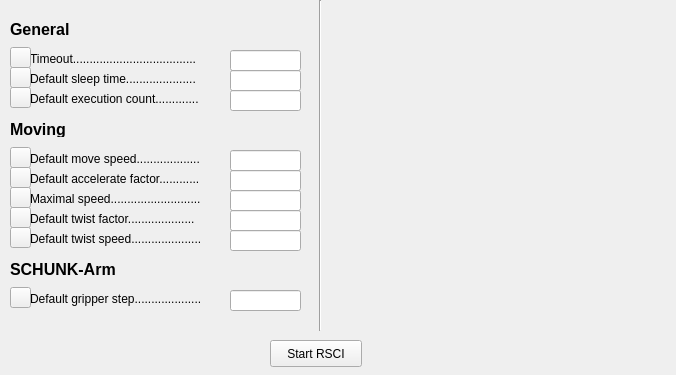
<?xml version="1.0" encoding="UTF-8"?>
<ui version="4.0">
 <class>Form</class>
 <widget class="QWidget" name="Form">
  <property name="geometry">
   <rect>
    <x>0</x>
    <y>0</y>
    <width>676</width>
    <height>375</height>
   </rect>
  </property>
  <property name="windowTitle">
   <string>Form</string>
  </property>
  <widget class="Line" name="line">
   <property name="geometry">
    <rect>
     <x>310</x>
     <y>0</y>
     <width>20</width>
     <height>331</height>
    </rect>
   </property>
   <property name="orientation">
    <enum>Qt::Vertical</enum>
   </property>
  </widget>
  <widget class="QPushButton" name="startRSCI">
   <property name="geometry">
    <rect>
     <x>270</x>
     <y>340</y>
     <width>92</width>
     <height>27</height>
    </rect>
   </property>
   <property name="text">
    <string>Start RSCI</string>
   </property>
  </widget>
  <widget class="QLabel" name="label">
   <property name="geometry">
    <rect>
     <x>30</x>
     <y>50</y>
     <width>221</width>
     <height>17</height>
    </rect>
   </property>
   <property name="text">
    <string>Timeout.....................................</string>
   </property>
  </widget>
  <widget class="QLabel" name="label_2">
   <property name="geometry">
    <rect>
     <x>30</x>
     <y>70</y>
     <width>211</width>
     <height>17</height>
    </rect>
   </property>
   <property name="text">
    <string>Default sleep time.....................</string>
   </property>
  </widget>
  <widget class="QLabel" name="label_3">
   <property name="geometry">
    <rect>
     <x>30</x>
     <y>90</y>
     <width>231</width>
     <height>17</height>
    </rect>
   </property>
   <property name="text">
    <string>Default execution count.............</string>
   </property>
  </widget>
  <widget class="QLabel" name="label_4">
   <property name="geometry">
    <rect>
     <x>30</x>
     <y>150</y>
     <width>221</width>
     <height>17</height>
    </rect>
   </property>
   <property name="text">
    <string>Default move speed...................</string>
   </property>
  </widget>
  <widget class="QLabel" name="label_5">
   <property name="geometry">
    <rect>
     <x>30</x>
     <y>170</y>
     <width>221</width>
     <height>17</height>
    </rect>
   </property>
   <property name="text">
    <string>Default accelerate factor............</string>
   </property>
  </widget>
  <widget class="QLabel" name="label_6">
   <property name="geometry">
    <rect>
     <x>30</x>
     <y>190</y>
     <width>221</width>
     <height>17</height>
    </rect>
   </property>
   <property name="text">
    <string>Maximal speed...........................</string>
   </property>
  </widget>
  <widget class="QLabel" name="label_7">
   <property name="geometry">
    <rect>
     <x>30</x>
     <y>210</y>
     <width>221</width>
     <height>17</height>
    </rect>
   </property>
   <property name="text">
    <string>Default twist factor....................</string>
   </property>
  </widget>
  <widget class="QLabel" name="label_8">
   <property name="geometry">
    <rect>
     <x>30</x>
     <y>230</y>
     <width>221</width>
     <height>17</height>
    </rect>
   </property>
   <property name="text">
    <string>Default twist speed.....................</string>
   </property>
  </widget>
  <widget class="QLabel" name="label_9">
   <property name="geometry">
    <rect>
     <x>30</x>
     <y>290</y>
     <width>221</width>
     <height>17</height>
    </rect>
   </property>
   <property name="text">
    <string>Default gripper step....................</string>
   </property>
  </widget>
  <widget class="QLabel" name="label_10">
   <property name="geometry">
    <rect>
     <x>10</x>
     <y>120</y>
     <width>151</width>
     <height>17</height>
    </rect>
   </property>
   <property name="text">
    <string>&lt;html&gt;&lt;head/&gt;&lt;body&gt;&lt;p&gt;&lt;span style=&quot; font-size:12pt; font-weight:600;&quot;&gt;Moving&lt;/span&gt;&lt;/p&gt;&lt;/body&gt;&lt;/html&gt;</string>
   </property>
  </widget>
  <widget class="QLabel" name="label_11">
   <property name="geometry">
    <rect>
     <x>10</x>
     <y>260</y>
     <width>151</width>
     <height>17</height>
    </rect>
   </property>
   <property name="text">
    <string>&lt;html&gt;&lt;head/&gt;&lt;body&gt;&lt;p&gt;&lt;span style=&quot; font-size:12pt; font-weight:600;&quot;&gt;SCHUNK-Arm&lt;/span&gt;&lt;/p&gt;&lt;/body&gt;&lt;/html&gt;</string>
   </property>
  </widget>
  <widget class="QLabel" name="label_12">
   <property name="geometry">
    <rect>
     <x>10</x>
     <y>20</y>
     <width>151</width>
     <height>17</height>
    </rect>
   </property>
   <property name="text">
    <string>&lt;html&gt;&lt;head/&gt;&lt;body&gt;&lt;p&gt;&lt;span style=&quot; font-size:12pt; font-weight:600;&quot;&gt;General&lt;/span&gt;&lt;/p&gt;&lt;/body&gt;&lt;/html&gt;</string>
   </property>
  </widget>
  <widget class="QLineEdit" name="lineEdit">
   <property name="geometry">
    <rect>
     <x>230</x>
     <y>50</y>
     <width>71</width>
     <height>21</height>
    </rect>
   </property>
  </widget>
  <widget class="QLineEdit" name="lineEdit_2">
   <property name="geometry">
    <rect>
     <x>230</x>
     <y>70</y>
     <width>71</width>
     <height>21</height>
    </rect>
   </property>
  </widget>
  <widget class="QLineEdit" name="lineEdit_3">
   <property name="geometry">
    <rect>
     <x>230</x>
     <y>90</y>
     <width>71</width>
     <height>21</height>
    </rect>
   </property>
  </widget>
  <widget class="QLineEdit" name="lineEdit_4">
   <property name="geometry">
    <rect>
     <x>230</x>
     <y>150</y>
     <width>71</width>
     <height>21</height>
    </rect>
   </property>
  </widget>
  <widget class="QLineEdit" name="lineEdit_5">
   <property name="geometry">
    <rect>
     <x>230</x>
     <y>170</y>
     <width>71</width>
     <height>21</height>
    </rect>
   </property>
  </widget>
  <widget class="QLineEdit" name="lineEdit_6">
   <property name="geometry">
    <rect>
     <x>230</x>
     <y>190</y>
     <width>71</width>
     <height>21</height>
    </rect>
   </property>
  </widget>
  <widget class="QLineEdit" name="lineEdit_7">
   <property name="geometry">
    <rect>
     <x>230</x>
     <y>210</y>
     <width>71</width>
     <height>21</height>
    </rect>
   </property>
  </widget>
  <widget class="QLineEdit" name="lineEdit_8">
   <property name="geometry">
    <rect>
     <x>230</x>
     <y>230</y>
     <width>71</width>
     <height>21</height>
    </rect>
   </property>
  </widget>
  <widget class="QLineEdit" name="lineEdit_9">
   <property name="geometry">
    <rect>
     <x>230</x>
     <y>290</y>
     <width>71</width>
     <height>21</height>
    </rect>
   </property>
  </widget>
  <widget class="QPushButton" name="helpBtn1">
   <property name="geometry">
    <rect>
     <x>10</x>
     <y>47</y>
     <width>21</width>
     <height>21</height>
    </rect>
   </property>
   <property name="text">
    <string/>
   </property>
  </widget>
  <widget class="QPushButton" name="helpBtn2">
   <property name="geometry">
    <rect>
     <x>10</x>
     <y>67</y>
     <width>21</width>
     <height>21</height>
    </rect>
   </property>
   <property name="text">
    <string/>
   </property>
  </widget>
  <widget class="QPushButton" name="helpBtn3">
   <property name="geometry">
    <rect>
     <x>10</x>
     <y>87</y>
     <width>21</width>
     <height>21</height>
    </rect>
   </property>
   <property name="text">
    <string/>
   </property>
  </widget>
  <widget class="QPushButton" name="helpBtn4">
   <property name="geometry">
    <rect>
     <x>10</x>
     <y>147</y>
     <width>21</width>
     <height>21</height>
    </rect>
   </property>
   <property name="text">
    <string/>
   </property>
  </widget>
  <widget class="QPushButton" name="helpBtn5">
   <property name="geometry">
    <rect>
     <x>10</x>
     <y>167</y>
     <width>21</width>
     <height>21</height>
    </rect>
   </property>
   <property name="text">
    <string/>
   </property>
  </widget>
  <widget class="QPushButton" name="helpBtn6">
   <property name="geometry">
    <rect>
     <x>10</x>
     <y>187</y>
     <width>21</width>
     <height>21</height>
    </rect>
   </property>
   <property name="text">
    <string/>
   </property>
  </widget>
  <widget class="QPushButton" name="helpBtn7">
   <property name="geometry">
    <rect>
     <x>10</x>
     <y>207</y>
     <width>21</width>
     <height>21</height>
    </rect>
   </property>
   <property name="text">
    <string/>
   </property>
  </widget>
  <widget class="QPushButton" name="helpBtn8">
   <property name="geometry">
    <rect>
     <x>10</x>
     <y>227</y>
     <width>21</width>
     <height>21</height>
    </rect>
   </property>
   <property name="text">
    <string/>
   </property>
  </widget>
  <widget class="QPushButton" name="helpBtn9">
   <property name="geometry">
    <rect>
     <x>10</x>
     <y>287</y>
     <width>21</width>
     <height>21</height>
    </rect>
   </property>
   <property name="text">
    <string/>
   </property>
  </widget>
 </widget>
 <resources/>
 <connections/>
</ui>
